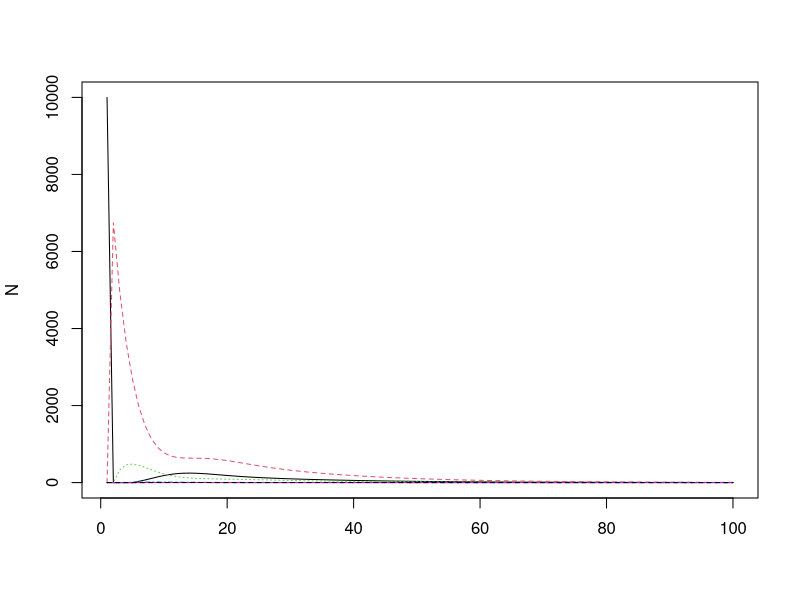
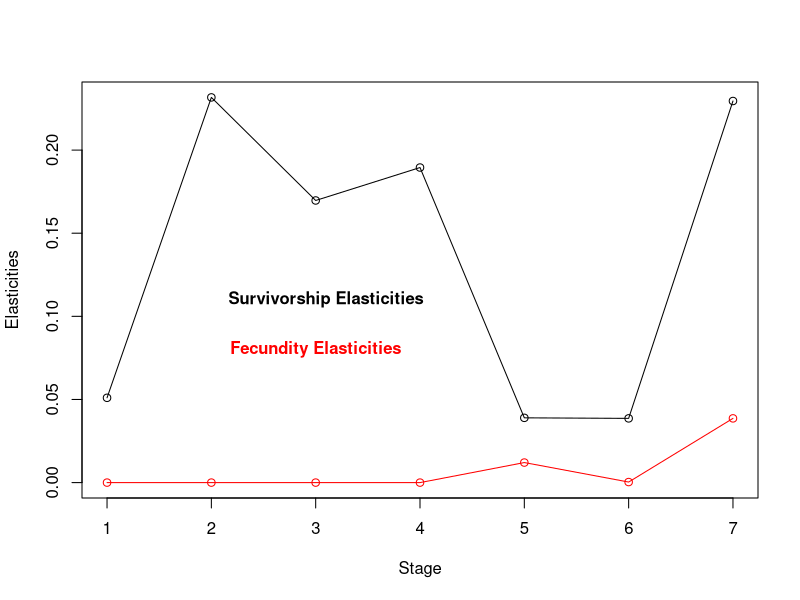

Recreate these plots in R, in order.
A=matrix(c(0, 0, 0,0, 127, 4, 80,
           0.6747, 0.737, 0, 0, 0, 0, 0,
           0, 0.0486, 0.6610, 0, 0, 0, 0,
           0, 0, 0.0147, 0.6907, 0, 0, 0,
           0, 0, 0, 0.0518, 0, 0, 0,
           0, 0, 0, 0, 0.8091, 0, 0,
           0, 0, 0, 0, 0, 0.8091, 0.8089),7,byrow=TRUE)

N1 = c(10000,0,0,0,0,0,0)
Tmax = 100
N=matrix(NA,nrow=Tmax,ncol=7)
N[1,] = N1

for (t in 2:Tmax){
  N[t,] = A%*%N[t-1,]
}

matplot(N,type="l")

# Get the eigenvalues and eigenvectors of A
stuff = eigen(A)
# Grab the largest eigenvalue and its corresponding eigenvector
lambda = Re(stuff$values[1])
v = Re(stuff$vectors[,1])
v = v/sum(v)

# Get the vector of reproductive values
otherstuff = eigen(t(A))
w = Re(otherstuff$vectors[,1])
w = w/sum(v*w)

# Grab sensitivities and elasticities of each entry of A
S = w%o%v
E = S*A/lambda

fecund = E[1,]
survival=c(E[2,1],E[2,2]+E[3,2],E[3,3]+E[4,3],E[4,4]+E[5,4],E[5,5]+E[6,5],E[6,6]+E[7,6],E[7,7])
# survival = c(E[2,]
#for (i in 3:7)survival = survival + E[i,]

plot(survival,type="l",ylim=c(0,max(survival)),xlab="Stage",ylab="Elasticities")
lines(survival,type="p")
lines(fecund,type="p",col="red")
lines(fecund,col="red")
text(3.1,0.11,"Survivorship Elasticities",font=2)
text(3,0.08,"Fecundity Elasticities",col='red',font=2)

# N0 = c(10000,0,0,0,0,0,0)
# 
# APPROX = 10000*0.2469775*lambda^Tmax*v
# 
# par(mfrow=c(1,2))
# 
# barplot(N[Tmax,], names.arg=c("1", "2", "3", "4", "5", "6", "7"),main="Full Model, t=100")
# barplot(APPROX, names.arg=c("1", "2", "3", "4", "5", "6", "7"),main="Approximation, t=100")
# 
# par(mfrow=c(1,1))
# E = abs(N[Tmax,]-APPROX)
# E
# sum(E)
# plot(N[Tmax,],pch=4)
# lines(APPROX,type="p")
